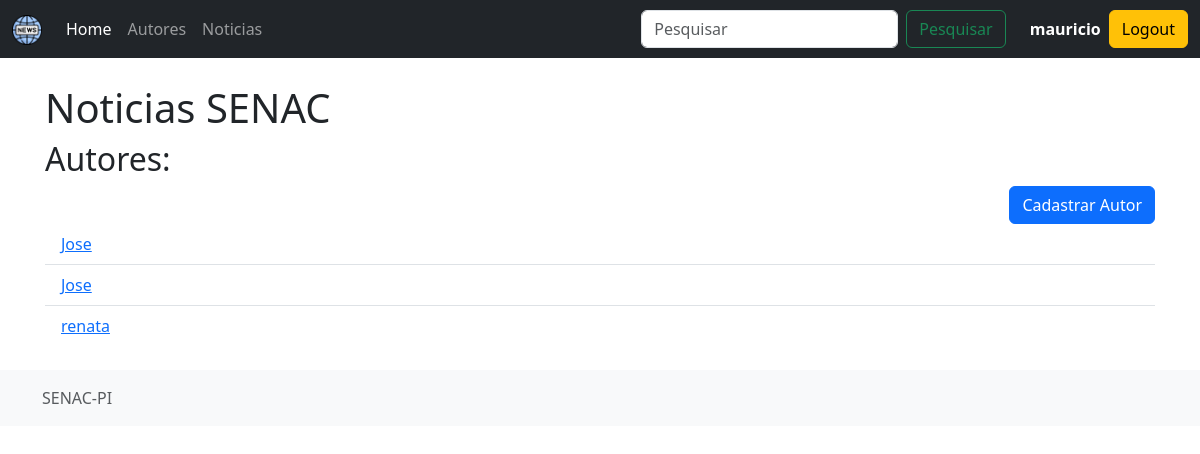
The app's page /noticias/autor/ (signed in) with its own data.
### noticias/models.py (models this page shows, shortened)
class Autor(models.Model):
    nome = models.CharField("Nome", max_length=250, blank=True)
    email = models.EmailField("Email", blank=True)
    cpf = models.CharField("CPF", max_length=15, blank=True)
    data_nascimento = models.DateField("Data de nascimento", null=True, blank=True)
    user = models.OneToOneField(User, on_delete=models.CASCADE)
    class Meta:
        verbose_name_plural = "Autores"

### noticias/views.py (the view)
# urls.py: path('autor/', listar_autor, name='listar_autores'),
def listar_autor(request):
    autores = Autor.objects.all()
    context = {"autores": autores}
    return render(request, "autor/listar.html", context)

### noticias/templates/autor/listar.html (shortened to what this page needs)
{% extends 'index.html' %}
    {% block content %}
    <h1>Noticias SENAC</h1>
    <h2>Autores:</h2>
    <div class="d-flex justify-content-end">
    <a class="btn btn-primary" href="{% url 'cadastrar_autor'%}" role="button">Cadastrar Autor</a>
    </div>
    <ul class="list-group list-group-flush">
        {% for autor in autores %}
        <li class="list-group-item" ><a href="{% url 'detalhar_autor' autor.pk %}">{{ autor.nome }}</a></li>
        {% endfor %}
    </ul>
    {% endblock content %}

### templates/index.html (shortened to what this page needs)
{% load static %}
{% load bootstrap5 %}
<!DOCTYPE html>
<html lang="pt-br">
<head>
  {% bootstrap_css %}
  <link rel="stylesheet" href="{% static 'css/estilo.css' %}">
</head>
<body class="d-flex flex-column h-100">
  <header>
    <nav class="navbar navbar-expand-md navbar-dark fixed-top bg-dark">
      <div class="container-fluid">
        <a class="navbar-brand" href="#"><img src="{% static 'img/news.png' %}" width="30"></a>
        <div class="collapse navbar-collapse" id="navbarCollapse">
          <ul class="navbar-nav me-auto mb-2 mb-md-0">
            <li class="nav-item">
              <a class="nav-link active" aria-current="page" href="{% url 'index' %}">Home</a>
            </li>
            <li class="nav-item">
              <a class="nav-link" href="{% url 'listar_autores' %}">Autores</a>
            </li>
            <li class="nav-item">
              <a class="nav-link" href="{% url 'listar_noticias' %}">Noticias</a>
            </li>
          </ul>
          <form class="d-flex me-4" role="search" method="get" action="{% url 'index' %}">
            <input class="form-control me-2" name="q" type="search" placeholder="Pesquisar" aria-label="Search">
            <button class="btn btn-outline-success" type="submit">Pesquisar</button>
          </form>
          {% if user.is_authenticated %}
            <span class="fw-bold text-white me-2">{{ user.username }}</span>
            <a class="btn btn-warning" href="{% url 'logout' %}" role="button">Logout</a>
          {% else %}
          <a class="btn btn-primary me-2" href="{% url 'login' %}" role="button">Login</a>
          <a class="btn btn-warning" href="{% url 'registration' %}" role="button">Cadastrar</a>
          {% endif %}
        </div>
      </div>
    </nav>
  </header>
  <main class="flex-shrink-0">
    <div class="container my-4">
      {% block content %}{% endblock content %}
    </div>
  </main>
  <footer class="footer mt-auto py-3 bg-light">
    <div class="container">
      <span class="text-muted">SENAC-PI</span>
    </div>
  </footer>
</body>
</html>

### staticfiles/css/estilo.css (style rules this page uses)
main > .container { padding: 60px 15px 0; }

### records on screen
Autor: nome "Jose"
Autor: nome "Jose"
Autor: nome "renata"

### other values on screen
{{ user.username }} "mauricio"
